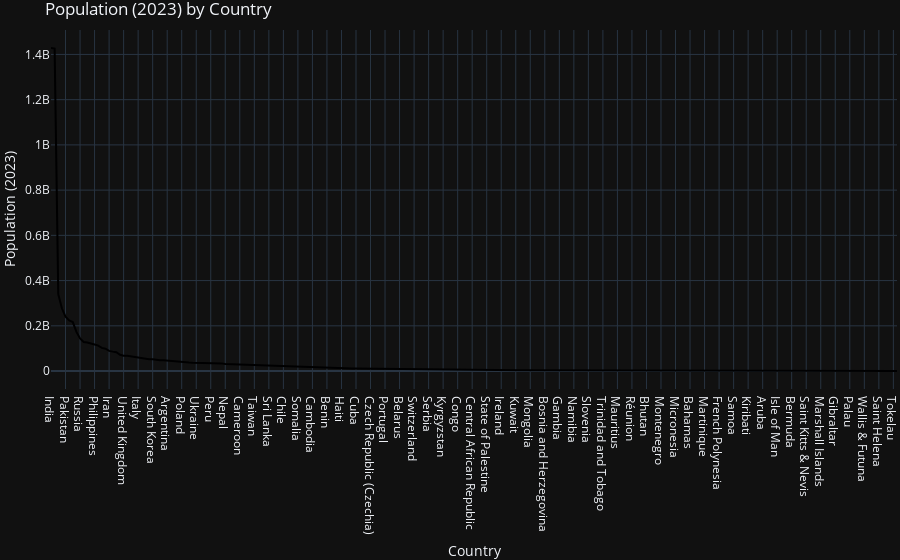
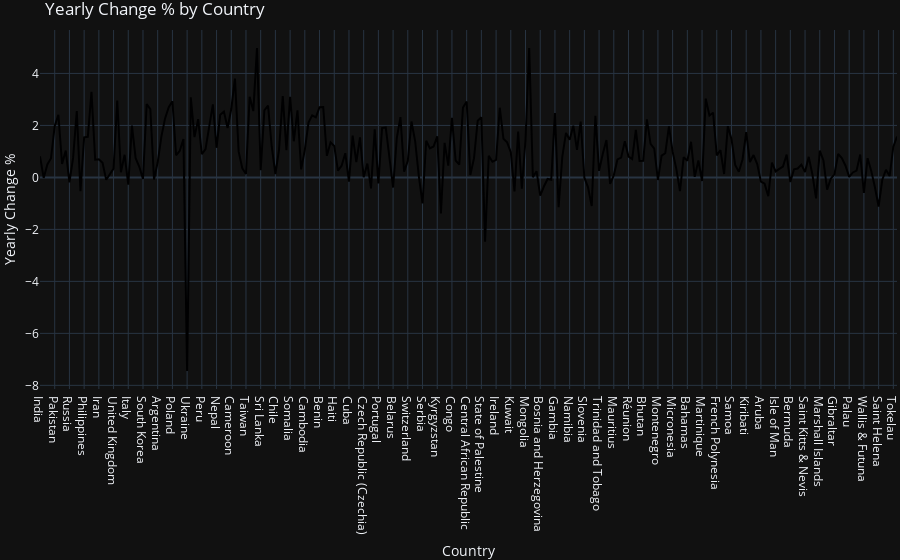
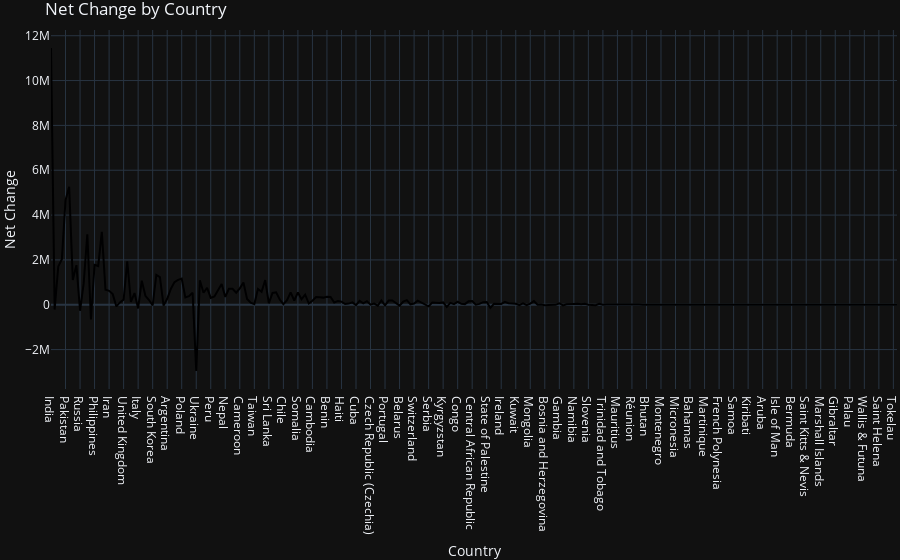
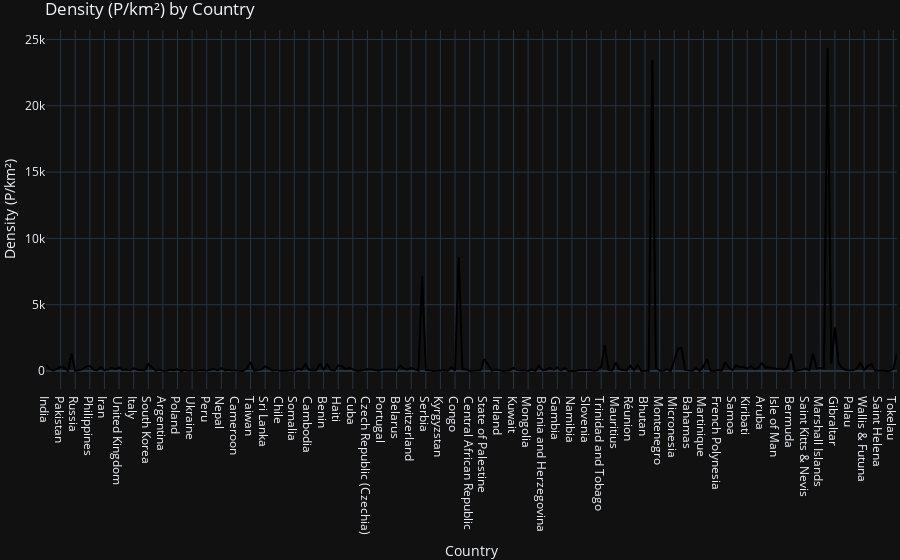

Notebook code cell kept with these figures, in order:
### Code cell
# Loop to plot each column against 'Country'
for column in df.columns[1:]:  # Exclude 'Country' column
    fig = px.line(df, x='Country', y=column, title=f'{column} by Country')
    fig.update_layout(
        xaxis_title='Country',
        yaxis_title=column,
        template='plotly_dark',
        showlegend=False,
        margin=dict(l=0, r=0, t=30, b=0),
    )
    fig.show()

### Figure 1 — Plotly figure (JSON) as saved in the notebook; plotly's stock layout.template omitted (floating-point values rounded to 4 significant figures; data arrays with more than 128 entries replaced by an {"elided": "..."} marker saying what was removed)
{"data": [{"hovertemplate": "Country=%{x}<br>Population (2023)=%{y}<extra></extra>", "legendgroup": "", "line": {"color": "#000001", "dash": "solid"}, "marker": {"symbol": "circle"}, "mode": "lines", "name": "", "orientation": "v", "showlegend": false, "type": "scatter", "x": {"elided": "234 str values"}, "xaxis": "x", "y": {"elided": "234 int values"}, "yaxis": "y"}], "layout": {"legend": {"tracegroupgap": 0}, "margin": {"b": 0, "l": 0, "r": 0, "t": 30}, "showlegend": false, "title": {"text": "Population (2023) by Country"}, "xaxis": {"anchor": "y", "domain": [0, 1], "title": {"text": "Country"}}, "yaxis": {"anchor": "x", "domain": [0, 1], "title": {"text": "Population (2023)"}}}}

### Figure 2 — Plotly figure (JSON) as saved in the notebook; plotly's stock layout.template omitted (floating-point values rounded to 4 significant figures; data arrays with more than 128 entries replaced by an {"elided": "..."} marker saying what was removed)
{"data": [{"hovertemplate": "Country=%{x}<br>Yearly Change %=%{y}<extra></extra>", "legendgroup": "", "line": {"color": "#000001", "dash": "solid"}, "marker": {"symbol": "circle"}, "mode": "lines", "name": "", "orientation": "v", "showlegend": false, "type": "scatter", "x": {"elided": "234 str values"}, "xaxis": "x", "y": {"elided": "234 float values"}, "yaxis": "y"}], "layout": {"legend": {"tracegroupgap": 0}, "margin": {"b": 0, "l": 0, "r": 0, "t": 30}, "showlegend": false, "title": {"text": "Yearly Change % by Country"}, "xaxis": {"anchor": "y", "domain": [0, 1], "title": {"text": "Country"}}, "yaxis": {"anchor": "x", "domain": [0, 1], "title": {"text": "Yearly Change %"}}}}

### Figure 3 — Plotly figure (JSON) as saved in the notebook; plotly's stock layout.template omitted (floating-point values rounded to 4 significant figures; data arrays with more than 128 entries replaced by an {"elided": "..."} marker saying what was removed)
{"data": [{"hovertemplate": "Country=%{x}<br>Net Change=%{y}<extra></extra>", "legendgroup": "", "line": {"color": "#000001", "dash": "solid"}, "marker": {"symbol": "circle"}, "mode": "lines", "name": "", "orientation": "v", "showlegend": false, "type": "scatter", "x": {"elided": "234 str values"}, "xaxis": "x", "y": {"elided": "234 int values"}, "yaxis": "y"}], "layout": {"legend": {"tracegroupgap": 0}, "margin": {"b": 0, "l": 0, "r": 0, "t": 30}, "showlegend": false, "title": {"text": "Net Change by Country"}, "xaxis": {"anchor": "y", "domain": [0, 1], "title": {"text": "Country"}}, "yaxis": {"anchor": "x", "domain": [0, 1], "title": {"text": "Net Change"}}}}

### Figure 4 — Plotly figure (JSON) as saved in the notebook; plotly's stock layout.template omitted (floating-point values rounded to 4 significant figures; data arrays with more than 128 entries replaced by an {"elided": "..."} marker saying what was removed)
{"data": [{"hovertemplate": "Country=%{x}<br>Density (P/km²)=%{y}<extra></extra>", "legendgroup": "", "line": {"color": "#000001", "dash": "solid"}, "marker": {"symbol": "circle"}, "mode": "lines", "name": "", "orientation": "v", "showlegend": false, "type": "scatter", "x": {"elided": "234 str values"}, "xaxis": "x", "y": {"elided": "234 int values"}, "yaxis": "y"}], "layout": {"legend": {"tracegroupgap": 0}, "margin": {"b": 0, "l": 0, "r": 0, "t": 30}, "showlegend": false, "title": {"text": "Density (P/km²) by Country"}, "xaxis": {"anchor": "y", "domain": [0, 1], "title": {"text": "Country"}}, "yaxis": {"anchor": "x", "domain": [0, 1], "title": {"text": "Density (P/km²)"}}}}
